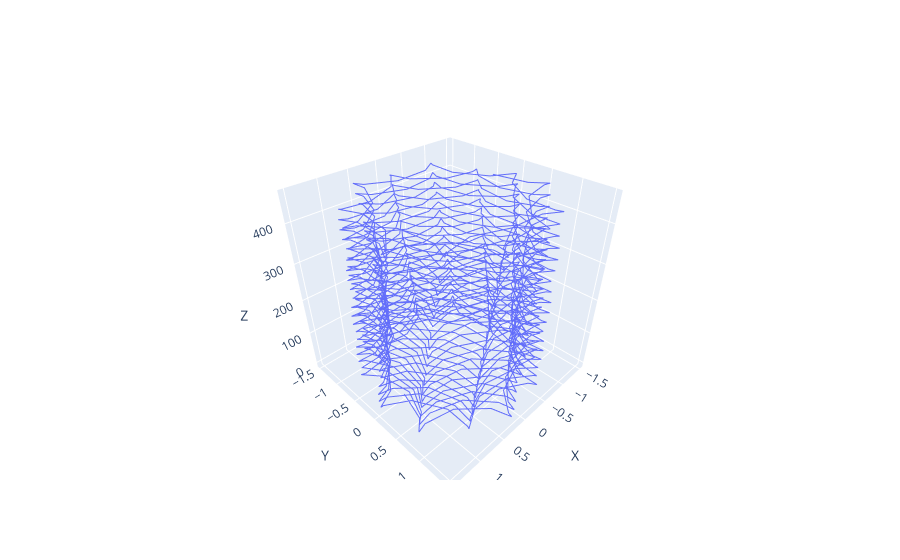

Write notebook code for a chart like this one.
### Code cell
t0 = solucion.y[0] / C
xs = solucion.y[1] 
ys = solucion.y[2]
zs = solucion.y[3]

fig = go.Figure(data=[go.Scatter3d(x=xs, y=ys, z=zs, mode='lines')])
fig.update_layout(scene=dict(xaxis_title='X', yaxis_title='Y', zaxis_title='Z'))
fig.show()

### Figure 1 — Plotly figure (JSON) as saved in the notebook; plotly's stock layout.template omitted (floating-point values rounded to 4 significant figures; data arrays with more than 128 entries replaced by an {"elided": "..."} marker saying what was removed)
{"data": [{"mode": "lines", "type": "scatter3d", "x": {"elided": "1000 float values"}, "y": {"elided": "1000 float values"}, "z": {"elided": "1000 float values"}}], "layout": {"scene": {"xaxis": {"title": {"text": "X"}}, "yaxis": {"title": {"text": "Y"}}, "zaxis": {"title": {"text": "Z"}}}}}
